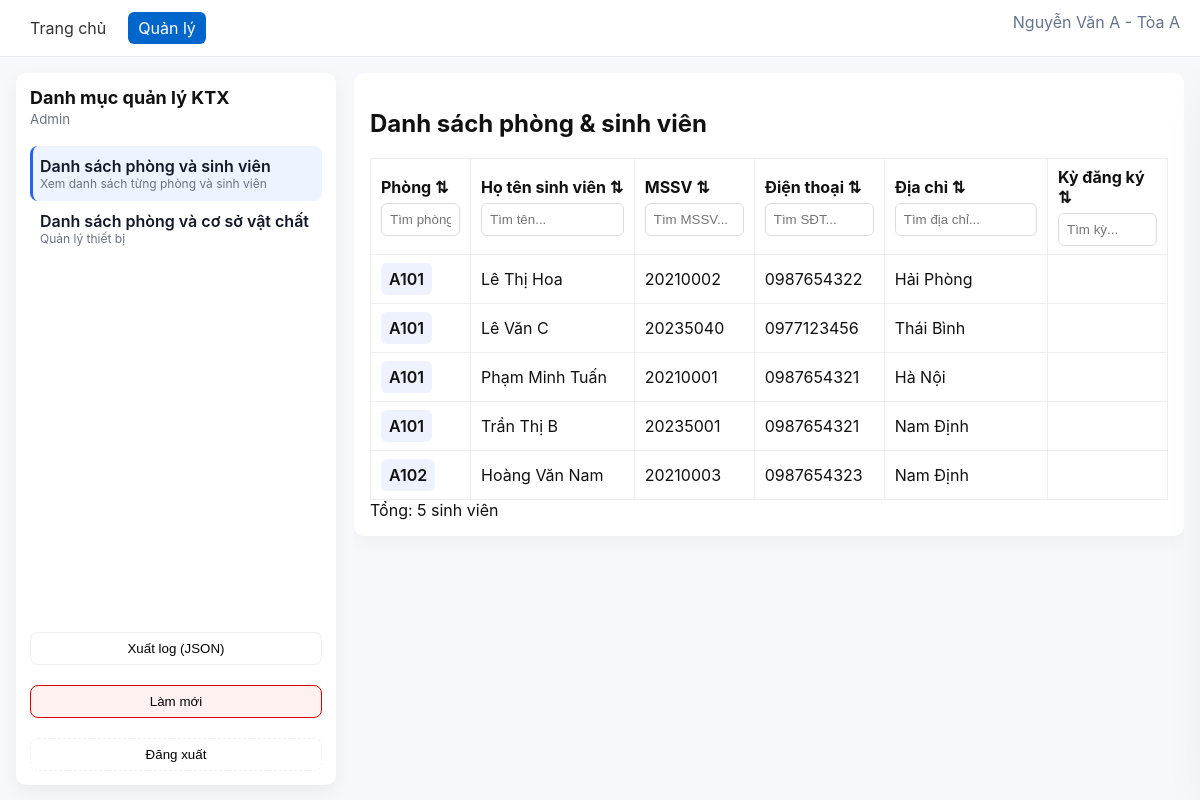
The app's page /manager/dashboard.php (signed in), older data.
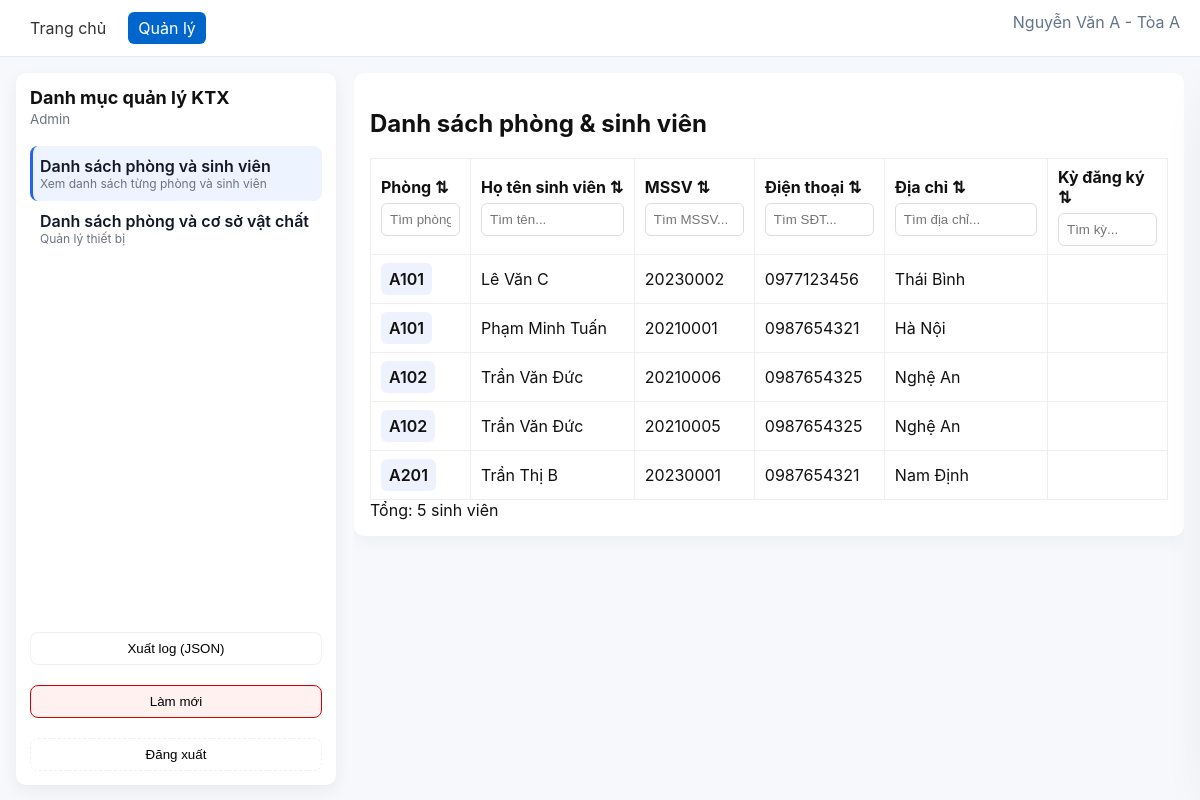
The same page, newer data.
### tables this page shows
CREATE TABLE STUDENT
(
    STD_ID VARCHAR(20) NOT NULL PRIMARY KEY,
    STD_NAME VARCHAR(100) NOT NULL,
    STD_DOB DATETIME NOT NULL,
    STD_GD VARCHAR(10) NOT NULL,
    STD_PHONE VARCHAR(20),
    STD_ADR VARCHAR(200) NOT NULL,
    STARTDATE DATETIME,
    ENDDATE DATETIME,
    STD_IMG VARCHAR(255),
    USER_ID INT NOT NULL,
    BLOCK_ID VARCHAR(10),
    ROOM_ID VARCHAR(10),
    FOREIGN KEY (ROOM_ID) REFERENCES ROOM(ROOM_ID),
    FOREIGN KEY (USER_ID) REFERENCES USERS(USER_ID),
    FOREIGN KEY (BLOCK_ID) REFERENCES BLOCK(BLOCK_ID)
);

CREATE TABLE ROOM
(
    ROOM_ID VARCHAR(10) PRIMARY KEY,
    GENDER VARCHAR(10),
    CAPACITY INT,
    OCCUPIED INT NOT NULL DEFAULT 0,
    BLOCK_ID VARCHAR(10) NOT NULL,
    FOREIGN KEY (BLOCK_ID) REFERENCES BLOCK(BLOCK_ID)
);

### manager/dashboard.php (the view, shortened to what this page needs)
<?php
require_once '../database_connection.php';
$students = [];
$managerBlock = $_SESSION['block'];
try {
    if ($conn && $managerBlock) {
        mysqli_set_charset($conn, "utf8mb4");
        $studentQuery = "SELECT s.STD_ID, s.STD_NAME, s.STD_GD, s.STD_PHONE,
                         s.STD_ADR, s.STARTDATE, s.STD_IMG, r.ROOM_ID, r.BLOCK_ID
                         FROM STUDENT s
                         INNER JOIN ROOM r ON r.ROOM_ID = s.ROOM_ID
                         WHERE r.BLOCK_ID = ?
                         ORDER BY r.ROOM_ID, s.STD_NAME";
        $stmt = mysqli_prepare($conn, $studentQuery);
        mysqli_stmt_bind_param($stmt, "s", $managerBlock);
        mysqli_stmt_execute($stmt);
        $result = mysqli_stmt_get_result($stmt);
        if ($result) {
            while ($row = mysqli_fetch_assoc($result)) {
                $students[] = $row;
            }
        }
    } elseif (!$managerBlock) {
        $studentError = "Không xác định được tòa quản lý. Vui lòng đăng nhập lại.";
    }
} catch (Exception $e) {
    $studentError = $e->getMessage();
}
?>
<!DOCTYPE html>
<html lang="vi">
<head>
  <link rel="stylesheet" href="../assets/css/style.css" />
  <link rel="stylesheet" href="../assets/css/manager_dashboard.css" />
</head>
<body>
  <header class="nav">
    <a href="home.php">Trang chủ</a>
    <a href="dashboard.php" class="active">Quản lý</a>
    <span style="margin-left: auto; color: #64748b;">
      <?= htmlspecialchars($_SESSION['name'] ?? 'Admin') ?> - Tòa <?= htmlspecialchars($_SESSION['block'] ?? 'N/A') ?>
    </span>
  </header>
  <main class="admin-container">
    <aside class="sidebar">
      <div class="sidebar-header">
        <h3>Danh mục quản lý KTX</h3>
        <small id="sidebar-sub">Admin</small>
      </div>
      <nav id="sidebarList" class="sidebar-list">
        <div class="sidebar-item active" data-view="students">
          <div>
            <div class="item-title">Danh sách phòng và sinh viên</div>
            <div class="item-desc">Xem danh sách từng phòng và sinh viên</div>
          </div>
        </div>
        <div class="sidebar-item" data-view="inventory">
          <div>
            <div class="item-title">Danh sách phòng và cơ sở vật chất</div>
            <div class="item-desc">Quản lý thiết bị</div>
          </div>
        </div>
      </nav>
      <div class="sidebar-footer">
        <button id="exportBtn" class="btn">Xuất log (JSON)</button>
        <button id="clearBtn" class="btn danger">Làm mới</button>
        <button id="logoutAdmin" class="btn ghost">Đăng xuất</button>
      </div>
    </aside>
    <section id="adminContent" class="content-area">
      <div id="contentInner" class="content-inner">
        <div id="studentView" class="view-content">
          <?php if (isset($studentError)): ?>
            <div class="alert alert-error">⚠️ Lỗi: <?= htmlspecialchars($studentError) ?></div>
          <?php elseif (empty($students)): ?>
            <div class="alert alert-info">Chưa có sinh viên nào trong hệ thống.</div>
          <?php else: ?>
            <h2>Danh sách phòng & sinh viên</h2>
            <div class="student-table-wrapper">
              <table class="table student-table" id="studentTable">
                <thead>
                  <tr>
                    <th style="width: 100px">
                      <div class="th-content" data-col="0">
                        <span>Phòng</span>
                        <span class="sort-icon">⇅</span>
                      </div>
                      <input type="text" class="col-search" data-col="0" placeholder="Tìm phòng...">
                    </th>
                    <th>
                      <div class="th-content" data-col="1">
                        <span>Họ tên sinh viên</span>
                        <span class="sort-icon">⇅</span>
                      </div>
                      <input type="text" class="col-search" data-col="1" placeholder="Tìm tên...">
                    </th>
                    <th style="width: 120px">
                      <div class="th-content" data-col="2">
                        <span>MSSV</span>
                        <span class="sort-icon">⇅</span>
                      </div>
                      <input type="text" class="col-search" data-col="2" placeholder="Tìm MSSV...">
                    </th>
                    <th style="width: 130px">
                      <div class="th-content" data-col="3">
                        <span>Điện thoại</span>
                        <span class="sort-icon">⇅</span>
                      </div>
                      <input type="text" class="col-search" data-col="3" placeholder="Tìm SĐT...">
                    </th>
                    <th>
                      <div class="th-content" data-col="4">
                        <span>Địa chỉ</span>
                        <span class="sort-icon">⇅</span>
                      </div>
                      <input type="text" class="col-search" data-col="4" placeholder="Tìm địa chỉ...">
                    </th>
                    <th style="width: 120px">
                      <div class="th-content" data-col="5">
                        <span>Kỳ đăng ký</span>
                        <span class="sort-icon">⇅</span>
                      </div>
                      <input type="text" class="col-search" data-col="5" placeholder="Tìm kỳ...">
                    </th>
                  </tr>
                </thead>
                <tbody>
                  <?php foreach ($students as $s): ?>
                  <tr>
                    <td><span class="room-badge"><?= htmlspecialchars($s['ROOM_ID']) ?></span></td>
                    <td><?= htmlspecialchars($s['STD_NAME']) ?></td>
                    <td><?= htmlspecialchars($s['STD_ID']) ?></td>
                    <td><?= htmlspecialchars($s['STD_PHONE']) ?></td>
                    <td><?= htmlspecialchars($s['STD_ADR']) ?></td>
                    <td><?= htmlspecialchars($s['STARTDATE']) ?></td>
                  </tr>
                  <?php endforeach; ?>
                </tbody>
              </table>
            </div>
            <div class="table-info">Tổng: <?= count($students) ?> sinh viên</div>
          <?php endif; ?>
        </div>
      </div>
    </section>
  </main>
</body>
</html>

### assets/css/style.css (style rules this page uses)
:root { --primary: #0066cc; --dark: #004c99; --danger: #cc3300; --bg: #f7f9fc; }
* { box-sizing: border-box }
body { font-family: Arial, Helvetica, sans-serif; margin: 0; background: var(--bg); color: #111; }
.nav { background: white; padding: 12px 20px; display: flex; gap: 12px; border-bottom: 1px solid #e6e9ef; }
.nav a { text-decoration: none; color: #333; padding: 6px 10px; border-radius: 6px; }
.nav a.active { background: var(--primary); color: white; }
input { width: 100%; padding: 8px; margin-top: 6px; border: 1px solid #ddd; border-radius: 6px; }
.btn { display: inline-block; margin-top: 12px; background: var(--primary); color: white; padding: 8px 12px; border-radius: 6px; text-decoration: none; border: none; cursor: pointer }
table { width: 100%; border-collapse: collapse; margin-top: 12px; background: white }
table th, table td { padding: 8px; border: 1px solid #eee; text-align: left }
.danger { background: var(--danger) }

### assets/css/manager_dashboard.css (style rules this page uses)
:root { --sidebar-w: 320px; --viewer-w: 380px; --gap: 18px; --bg: #f7f8fb; --muted: #6b7280; --accent: #2563eb; }
* { box-sizing: border-box }
body, html { height: 100%; margin: 0; font-family: Inter, "Segoe UI", Roboto, "Helvetica Neue", Arial; }
.admin-container { display: flex; min-height: calc(100vh - 56px); gap: var(--gap); background: var(--bg); padding: 16px; }
.sidebar { width: var(--sidebar-w); background: white; border-radius: 10px; padding: 14px; box-shadow: 0 6px 18px rgba(22, 24, 40, 0.06); display: flex; flex-direction: column; gap: 12px; }
.sidebar-header h3 { margin: 0; font-size: 18px }
.sidebar-header small { color: var(--muted) }
.sidebar-list { flex: 1; overflow: auto; padding-top: 6px }
.sidebar-item { display: flex; align-items: center; gap: 10px; padding: 10px; border-radius: 8px; cursor: pointer; transition: background .15s, transform .08s; color: #111827; }
.sidebar-item.active { background: #eef4ff; border-left: 3px solid var(--accent); padding-left: 7px }
.sidebar-item .item-title { font-weight: 600 }
.sidebar-item .item-desc { font-size: 12px; color: var(--muted) }
.sidebar-footer { display: flex; flex-direction: column; gap: 8px }
.btn { padding: 8px 10px; border-radius: 8px; border: 1px solid rgba(0, 0, 0, 0.06); background: white; color: black; cursor: pointer }
.btn.danger { background: #fff1f0; border-color: #d30000 }
.btn.ghost { background: transparent; border: 1px dashed rgba(0, 0, 0, 0.06) }
.content-area { flex: 1; min-width: 360px; position: relative; overflow: auto; }
.content-inner { background: white; padding: 16px; border-radius: 10px; box-shadow: 0 6px 18px rgba(22, 24, 40, 0.04); min-height: 300px; }
.table { width: 100%; border-collapse: collapse }
.table th, .table td { padding: 8px 10px; border-bottom: 1px solid #eee; text-align: left; }
.room-badge { display: inline-block; padding: 6px 8px; background: #eef2ff; border-radius: 6px; font-weight: 600 }

Row changes from the older to the newer data that the page shows:
no longer on this page (row edited): student: ROOM_ID.ROOM_ID "A101", STD_NAME "Lê Thị Hoa", STD_ID "20210002", STD_PHONE "0987654322", STD_ADR "Hải Phòng"
removed student: ROOM_ID.ROOM_ID "A101", STD_NAME "Lê Văn C", STD_ID "20235040", STD_PHONE "0977123456", STD_ADR "Thái Bình"
removed student: ROOM_ID.ROOM_ID "A101", STD_NAME "Trần Thị B", STD_ID "20235001", STD_PHONE "0987654321", STD_ADR "Nam Định"
no longer on this page (row edited): student: ROOM_ID.ROOM_ID "A102", STD_NAME "Hoàng Văn Nam", STD_ID "20210003", STD_PHONE "0987654323", STD_ADR "Nam Định"
added student: ROOM_ID.ROOM_ID "A101", STD_NAME "Lê Văn C", STD_ID "20230002", STD_PHONE "0977123456", STD_ADR "Thái Bình"
now on this page (row edited): student: ROOM_ID.ROOM_ID "A102", STD_NAME "Trần Văn Đức", STD_ID "20210006", STD_PHONE "0987654325", STD_ADR "Nghệ An"
now on this page (row edited): student: ROOM_ID.ROOM_ID "A102", STD_NAME "Trần Văn Đức", STD_ID "20210005", STD_PHONE "0987654325", STD_ADR "Nghệ An"
added student: ROOM_ID.ROOM_ID "A201", STD_NAME "Trần Thị B", STD_ID "20230001", STD_PHONE "0987654321", STD_ADR "Nam Định"
